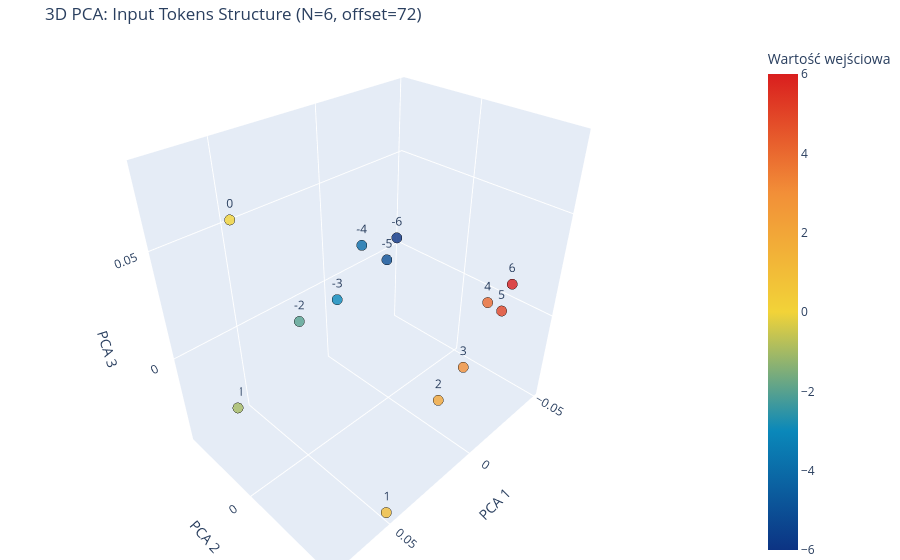

Notebook source saved alongside this figure:
### Code cell
plot_input_pca_3d_plotly(model, N=6)

### Figure 1 — Plotly figure (JSON) as saved in the notebook; plotly's stock layout.template omitted (floating-point values rounded to 4 significant figures)
{"data": [{"hovertemplate": "PCA1=%{x}<br>PCA2=%{y}<br>PCA3=%{z}<br>Wartość wejściowa=%{marker.color}<extra></extra>", "legendgroup": "", "marker": {"color": [-6, -5, -4, -3, -2, -1, 0, 1, 2, 3, 4, 5, 6], "coloraxis": "coloraxis", "line": {"color": "Black", "width": 1}, "opacity": 0.8, "size": 6, "symbol": "circle"}, "mode": "markers+text", "name": "", "scene": "scene", "showlegend": false, "text": [-6.0, -5.0, -4.0, -3.0, -2.0, -1.0, 0.0, 1.0, 2.0, 3.0, 4.0, 5.0, 6.0], "textposition": "top center", "type": "scatter3d", "x": [-0.04114, -0.03501, -0.01743, -0.002294, 0.02078, 0.05754, 0.07643, 0.04923, 0.01304, -0.008103, -0.0235, -0.04142, -0.04811], "y": [-0.03475, -0.03548, -0.03522, -0.03698, -0.03756, -0.04022, 0.008242, 0.04594, 0.03932, 0.03508, 0.03311, 0.02958, 0.02894], "z": [0.01011, -0.0002909, 0.01542, -0.009122, -0.01018, -0.04151, 0.08042, -0.04295, -0.01249, -0.01085, 0.01379, -0.00166, 0.009313]}], "layout": {"coloraxis": {"colorbar": {"title": {"text": "Wartość wejściowa"}}, "colorscale": [[0, "rgb(12,51,131)"], [0.25, "rgb(10,136,186)"], [0.5, "rgb(242,211,56)"], [0.75, "rgb(242,143,56)"], [1, "rgb(217,30,30)"]]}, "legend": {"tracegroupgap": 0}, "margin": {"b": 0, "l": 0, "r": 0, "t": 40}, "scene": {"domain": {"x": [0, 1], "y": [0, 1]}, "xaxis": {"title": {"text": "PCA 1"}}, "yaxis": {"title": {"text": "PCA 2"}}, "zaxis": {"title": {"text": "PCA 3"}}}, "title": {"text": "3D PCA: Input Tokens Structure (N=6, offset=72)"}}}
